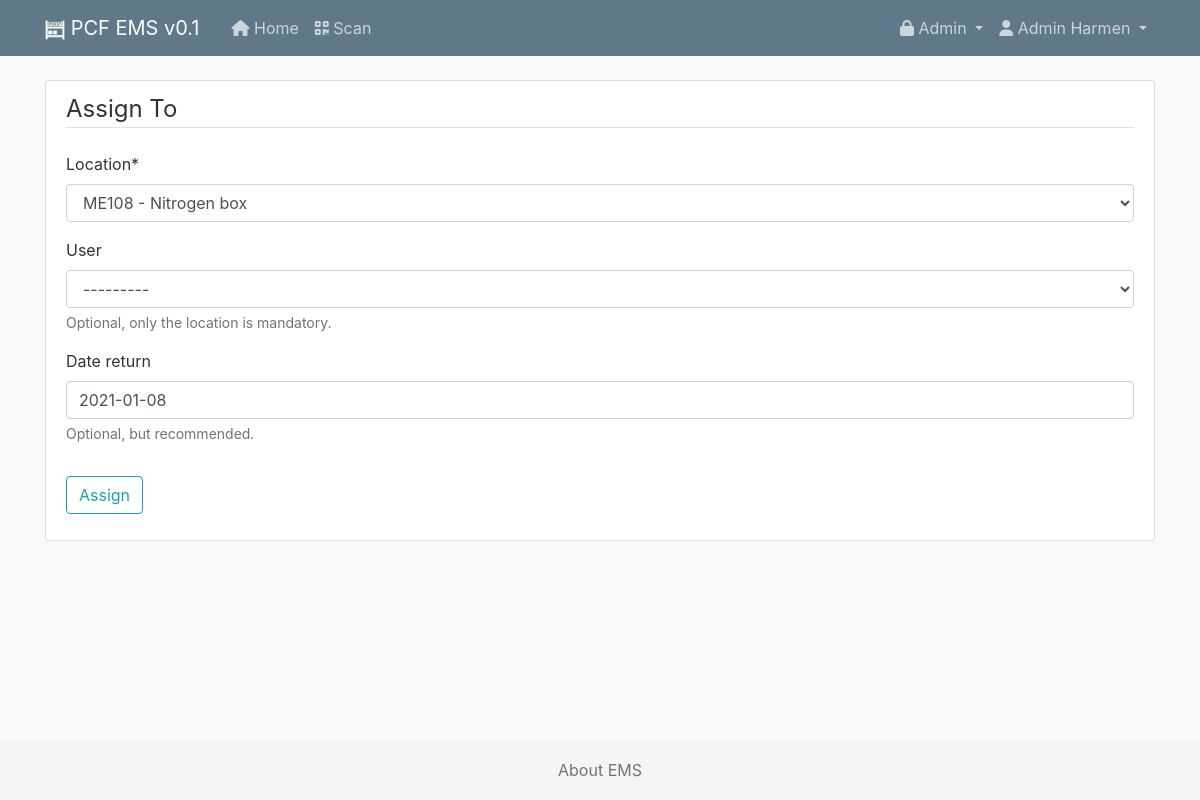
The page /item/1/assign/new (signed in) on the database its author committed.
### ems/models.py (models this page shows, shortened)
class Item(models.Model):  # inherit from models, all fields below
    qrid = models.SlugField(max_length=10, null=True, blank=True)
    brand = models.CharField(max_length=100)
    model = models.CharField(max_length=100)
    serial = models.CharField(max_length=100, null=True, blank=True)
    category = models.ForeignKey(Category, on_delete=models.SET_DEFAULT, default='uncategorized', help_text='New categories can be added in Admin/Manage/Categories.')
    description = models.TextField()  # longer than CharField, unrestricted text.
    purchased_by = models.ForeignKey(User, on_delete=models.SET_NULL, null=True, blank=True, related_name="purchaseduser", limit_choices_to={'is_superuser': False})
    purchased_on = models.DateField(default="", null=True, blank=True)
    purchased_price = models.DecimalField(decimal_places=2, max_digits=10, null=True, blank=True)
    warranty = models.BooleanField(default=False)
    warranty_expiration = models.DateField(null=True, blank=True)
    next_service_date = models.DateField(null=True, blank=True)
    storage_location = models.ForeignKey(Cabinet, on_delete=models.SET_NULL, default="", null=True, blank=True, help_text='New storage locations can be added in Admin/Manage/Locations.')
    added_by = models.ForeignKey(User, on_delete=models.SET_NULL, null=True,
                                 related_name="addeduser", limit_choices_to={'is_superuser': False})  # related_name is needed since the reverse releationship (user->item, which we don't need at at all) needs a unique name.
    updated_by = models.ForeignKey(User, on_delete=models.SET_NULL, null=True,
                                 related_name="updateduser", limit_choices_to={'is_superuser': False})
    added_on = models.DateTimeField(default=timezone.now)
    last_scanned = models.DateTimeField(default=timezone.now, null=True, blank=True)  # TODO link to model and add to history.
    status = models.BooleanField(default=True) #True is in storage (item is free), False is in use (assigned to)
    location = models.ForeignKey(Setup, on_delete=models.SET_NULL, null=True)
    user = models.ForeignKey(User, on_delete=models.SET_NULL, null=True, blank=True, related_name="itemuser", limit_choices_to={'is_superuser': False}, help_text="Optional, only the location is mandatory.")
    date_inuse = models.DateField(null=True, blank=True)
    date_return = models.DateField(null=True, blank=True, help_text="Optional, but recommended.")
    flag = models.ForeignKey(Flag, on_delete=models.SET_NULL, null=True, blank=True)
    image = models.ImageField(default='default.png', upload_to='item_pics', blank=True, null=True)
    image2 = models.ImageField(upload_to='item_pics', blank=True, null=True)
    history = HistoricalRecords() # excluded_fields=['pub_date']

### ems/views.py (the view, shortened to what this page needs)
# urls.py: path('item/<int:pk>/assign/new', AssignCreateView.as_view(), name='item-assign'),
class AssignCreateView(SuccessMessageMixin, LoginRequiredMixin, UpdateView):
    model = Item
    form_class = AssignForm  # needed to add date selector widget
    success_message = "Item <b>%(brand)s %(model)s (%(qrid)s)</b> was assigned to user <b>%(user)s</b> at location <b>%(location)s</b> successfully."
    template_name = 'ems/assign_create.html'

### ems/forms.py
class AssignForm(forms.ModelForm):  # added to include date selector widget
    class Meta:
        model = Item
        fields = ['location', 'user', 'date_return']
        widgets = {
            'date_return': DatePickerInput(format='%Y-%m-%d'),
        }

### ems/models.py (called while the page is built)
def get_first_name(self):
    return f'{self.first_name} {self.last_name}'

    def __str__(self):
        return f"{self.lab.number} - {self.name}"

### ems/templates/ems/assign_create.html (shortened to what this page needs)
{% extends "ems/base.html" %}
{% load crispy_forms_tags %}
{% block content %}
   <div class="content-section">
      <form method="POST" enctype="multipart/form-data">
           <fieldset class="form-group">
               <legend class="border-bottom mb-4">Assign To</legend>
               {{ form|crispy }}
           </fieldset>
           <div class="form-group">
               <button class="btn btn-outline-info" type="submit">Assign</button>
           </div>
       </form>
   </div>
{% endblock content %}

### ems/templates/ems/base.html (shortened to what this page needs)
{% load static %}
<!DOCTYPE html>
<html>
<head>
    {% load bootstrap4 %}
    {% bootstrap_css %}
    <link href="https://cdn.datatables.net/responsive/2.2.6/css/responsive.dataTables.min.css" rel="stylesheet">
    <link href="https://cdn.datatables.net/1.10.22/css/dataTables.bootstrap4.min.css" rel="stylesheet">
    <link rel="stylesheet" type="text/css" href="{% static 'ems/main.css' %}">
</head>
<body>
<header class="site-header">
    <nav class="navbar navbar-expand-md navbar-dark bg-steel fixed-top">
        <div class="container">
            <a class="navbar-brand mr-4" href="/">
                <img class="align-middle" style="height:1em;" src="{% static 'ems/favicon_white_192x192.png' %}" />
                PCF EMS v0.1
            </a>
            <div class="navbar-nav mr-auto">
                {% if user.is_authenticated %}
                    <a class="nav-item nav-link d-none d-md-block" href="{% url 'ems-home' %}"><i class="fas fa-home"></i> Home</a>
                    <a class="nav-item nav-link" href="{% url 'ems-scanner' %}"><i class="fas fa-qrcode"></i> Scan</a>
                {% endif %}
            </div>
            <div class="collapse navbar-collapse" id="navbarToggle">
                <div class="navbar-nav">
                    {% if user.is_staff %}
                    <li class="nav-item dropdown">
                            <a class="nav-link dropdown-toggle" href="#" id="navbarDropdown" role="button"
                               data-toggle="dropdown" aria-haspopup="true" aria-expanded="false">
                                <i class="fas fa-lock"></i> Admin
                            </a>
                        </li>
                    {% endif %}
                    {% if user.is_authenticated %}
                        <li class="nav-item dropdown">
                            <a class="nav-link dropdown-toggle" href="#" id="navbarDropdown" role="button"
                               data-toggle="dropdown" aria-haspopup="true" aria-expanded="false">
                                <i class="fas fa-user"></i> {{ user.first_name }} {{ user.last_name }}
                            </a>
                        </li>
                    {% else %}
                        <a class="nav-item nav-link" href="{% url 'login' %}">Login</a>
                    {% endif %}
                </div>
            </div>
        </div>
    </nav>
</header>
<main role="main" class="container">
    <div class="row">
        <div class="col-md-12">
            {% block content %}{% endblock %}
        </div>
    </div>
</main>
<footer class="footer">
    <div class="container text-center">
        <span class="text-muted"><a class="text-muted" href="{% url 'ems-about' %}">About EMS</a></span>
    </div>
</footer>
</body>
</html>

### ems/static/ems/main.css (style rules this page uses)
body { background: #fafafa; color: #333333; margin-top: 5rem; }
.bg-steel { background-color: #5f788a; }
.site-header .navbar-nav .nav-link { color: #cbd5db; }
.content-section { background: #ffffff; padding: 10px 20px; border: 1px solid #dddddd; border-radius: 3px; margin-bottom: 20px; }
html { position: relative; min-height: 100%; }
body { margin-bottom: 60px; }
.footer { position: absolute; bottom: 0; width: 100%; height: 60px; line-height: 60px; background-color: #f5f5f5; }

### rows shown on the page
Item: location "ME108 - Nitrogen box", user "---------", date_return "2021-01-08"

### other values the page prints
{{ user.first_name }} "Admin"
{{ user.last_name }} "Harmen"
